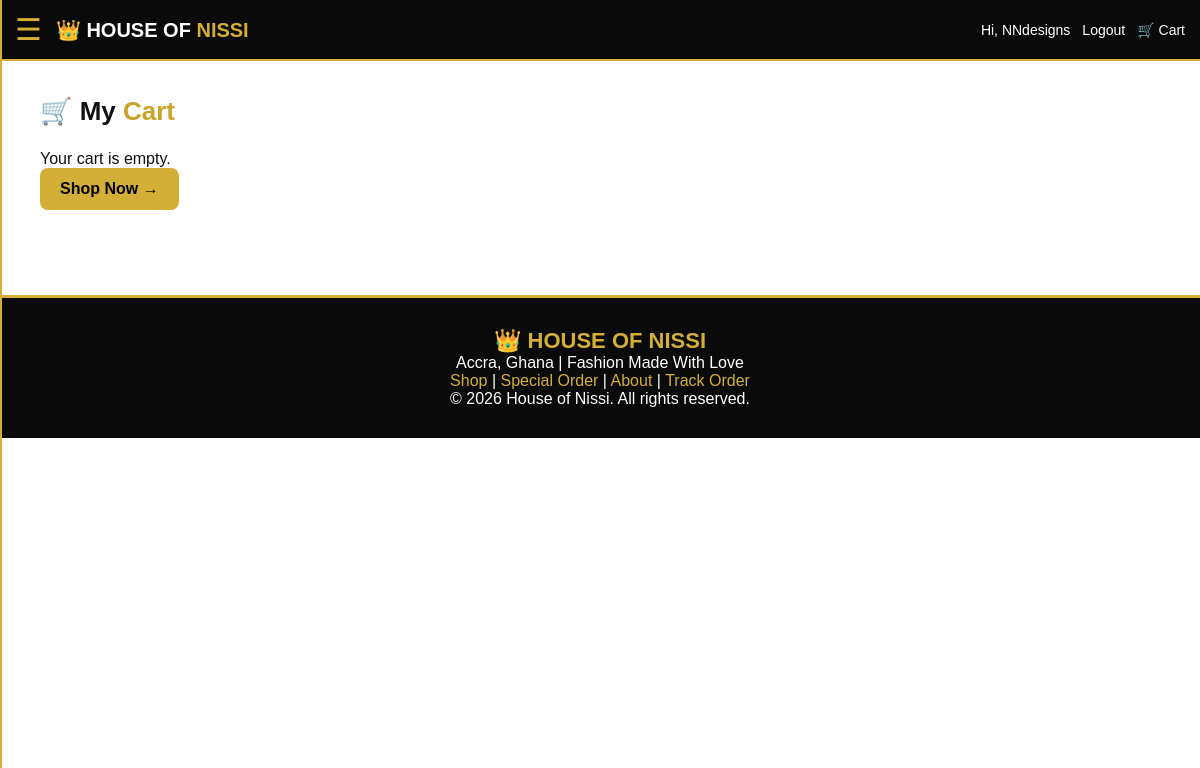
The page /cart/ (signed in) on the database as committed earlier.
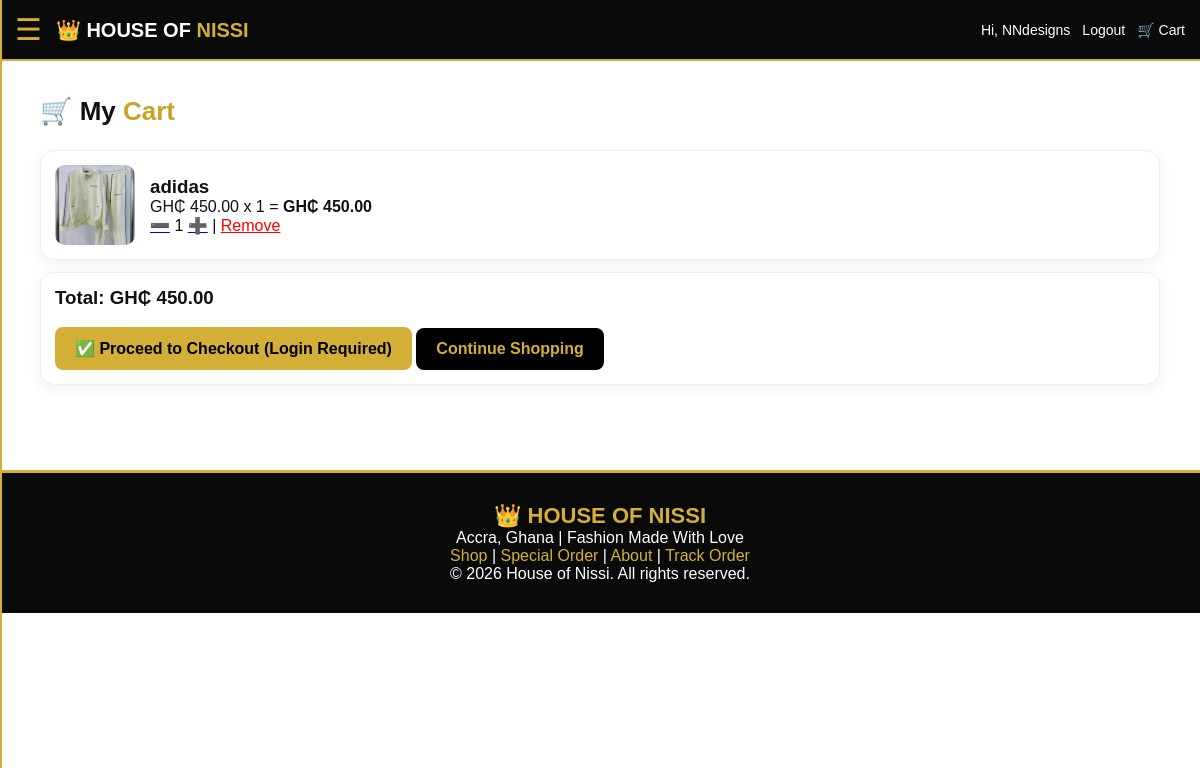
The same page on the database as committed later.
### core/models.py (models this page shows, shortened)
class CartItem(models.Model):
    user = models.ForeignKey(User, on_delete=models.CASCADE)
    product = models.ForeignKey(Product, on_delete=models.CASCADE)
    quantity = models.PositiveIntegerField(default=1)
    created_at = models.DateTimeField(auto_now_add=True)
    def total(self):
        return self.product.price * self.quantity

class Product(models.Model):
    category = models.ForeignKey(Category, on_delete=models.CASCADE, related_name='products')
    name = models.CharField(max_length=200)
    price = models.DecimalField(max_digits=10, decimal_places=2)
    old_price = models.DecimalField(max_digits=10, decimal_places=2, blank=True, null=True)
    description = models.TextField(blank=True)
    image = models.ImageField(upload_to='products/', blank=True, null=True)
    is_available = models.BooleanField(default=True)
    is_featured = models.BooleanField(default=False)
    created_at = models.DateTimeField(auto_now_add=True)

### core/views.py (the view)
# urls.py: path('cart/', views.cart_view, name='cart'),
@login_required
def cart_view(request):
    items = CartItem.objects.filter(user=request.user)
    total = sum(i.total() for i in items)
    return render(request, 'core/cart.html', {'items': items, 'total': total})

### templates/core/cart.html
{% extends 'core/base.html' %}
{% block content %}
<div class="section"><h2>🛒 My <span>Cart</span></h2><br>
{% if items %}{% for i in items %}<div class="card" style="display:flex;gap:15px;align-items:center;margin-bottom:12px">{% if i.product.image %}<img src="{{ i.product.image.url }}" style="width:80px;height:80px;object-fit:cover;border-radius:10px">{% endif %}<div style="flex:1"><h3>{{ i.product.name }}</h3><p>GH₵ {{ i.product.price }} x {{ i.quantity }} = <b>GH₵ {{ i.total }}</b></p><a href="{% url 'update_cart' i.id %}?action=minus">➖</a> {{ i.quantity }} <a href="{% url 'update_cart' i.id %}?action=plus">➕</a> | <a href="{% url 'update_cart' i.id %}?action=remove" style="color:red">Remove</a></div></div>{% endfor %}
<div class="card"><h3>Total: GH₵ {{ total }}</h3><br><a href="/checkout/" class="btn">✅ Proceed to Checkout (Login Required)</a> <a href="/shop/" class="btn btn-black">Continue Shopping</a></div>
{% else %}<p>Your cart is empty.</p><a href="/shop/" class="btn">Shop Now →</a>{% endif %}</div>
{% endblock %}

Rows that differ between the two databases and show on the page:
added CartItem: product.image (picture), product.name "adidas", product.price "450.00", quantity "1", total "450.00"
Other text that changed with them:
{{ total }}: (not shown) → "450.00"
text no longer shown: "Your cart is empty. Shop Now →"
text now shown: "Total: GH₵ ✅ Proceed to Checkout (Login Required) Continue Shopping"
